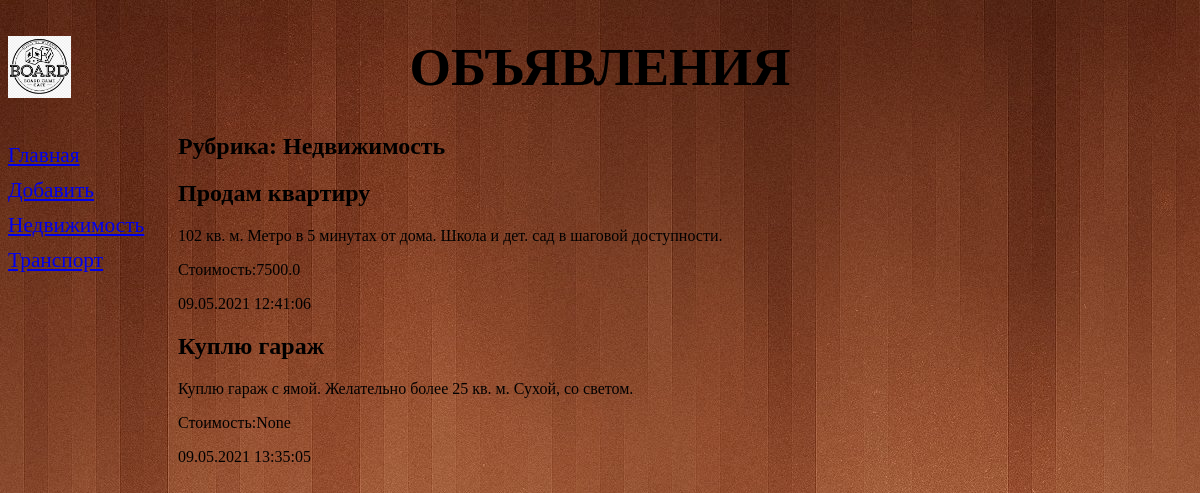
/bboard/1, run on the app's committed database.
### bboard/models.py (models this page shows, shortened)
class Rubric(models.Model):
    name=models.CharField(max_length=20,db_index=True,verbose_name='Название')
    class Meta:
        verbose_name_plural='Рубрики'
        verbose_name='Рубрика'
        ordering=['name']

class Bb(models.Model):
    title=models.CharField(max_length=50,verbose_name='Заголовок')
    content=models.TextField(null=True,blank=True,verbose_name='Текст объявления')
    price=models.FloatField(null=True,blank=True,verbose_name='Цена')
    published=models.DateTimeField(auto_now_add=True,db_index=True)
    rubric=models.ForeignKey('Rubric',on_delete=models.PROTECT,verbose_name='Рубрика',null=True)
    class Meta:
        verbose_name_plural='Объявления'
        verbose_name='Объявление'

### bboard/views.py (the view)
# urls.py: path('<int:rubric_id>',by_rubric, name='by_rubric'),
def by_rubric(request,rubric_id):
    bbs=Bb.objects.filter(rubric=rubric_id)
    rubrics=Rubric.objects.all()
    current_rubric=Rubric.objects.get(pk=rubric_id)
    context={'bbs':bbs,'rubrics':rubrics,'current_rubric':current_rubric}
    return render(request,'bboard/by_rubric.html',context)

### bboard/templates/bboard/by_rubric.html (shortened to what this page needs)
{% extends "bboard/basic.html" %}
{% block content %}
    <h2>Рубрика: {{ current_rubric.name }}</h2>
    {% for bb in bbs %}
    <div>
        <h2>{{ bb.title }}</h2>
        <p>{{ bb.content }}</p>
        <p>Стоимость:{{ bb.price }}</p>
        <p>{{ bb.published|date:"d.m.Y H:i:s" }}</p>
    </div>
    {% endfor %}
{% endblock %}

### bboard/templates/bboard/basic.html (shortened to what this page needs)
{% load static %}
<!DOCTYPE html>
<html lang="en">
<head>
    <link type="text/css" rel="stylesheet" href="{% static 'bboard/style.css' %}">
</head>
<body>
    <header>
        <h1>Объявления</h1>
    </header>
    <nav>
        <a href="{% url 'index' %}">Главная</a>
        <a href="{% url 'add' %}">Добавить</a>
        {% for rubric in rubrics %}
        <a href="{% url 'by_rubric' rubric.pk %}">{{ rubric.name }}</a>
        {% endfor %}
    </nav>
    <section>
        {% block content %}
        {% endblock %}
    </section>
</body>
</html>

### bboard/static/bboard/style.css (style rules this page uses)
header h1 { font-size: 40pt; text-transform: uppercase; text-align: center; background: url("logo.png") left / auto 100% no-repeat; }
nav { font-size: 16pt; max-width: 150px; float: left; }
nav a { display: block; margin: 10px 0; }
section { margin-left: 170px; }
body { background: url("bg.jpg"); }

### data on the page
Rubric: name "Недвижимость"
Rubric: name "Транспорт"
Bb: title "Продам квартиру", content "102 кв. м. Метро в 5 минутах от дома. Школа и дет. сад в шаговой доступности.", price "7500.0", published "09.05.2021 12:41:06"
Bb: title "Куплю гараж", content "Куплю гараж с ямой. Желательно более 25 кв. м. Сухой, со светом.", price "None", published "09.05.2021 13:35:05"
